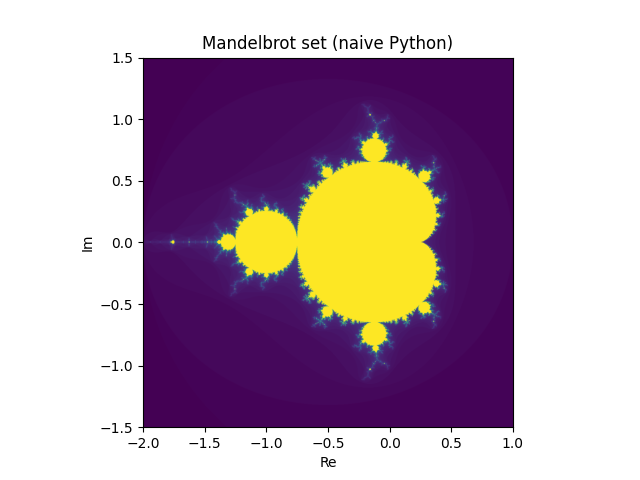

This chart was generated by the following Python code:
import numpy
import matplotlib.pyplot as plt
import time
import cProfile
import pstats
import io


def mandelbrot(width, height, max_iter,
               xmin, xmax, ymin, ymax):

    img = [[0] * width for _ in range(height)]

    for y in range(height):
        im = ymin + (y / (height - 1)) * (ymax - ymin)

        for x in range(width):
            re = xmin + (x / (width - 1)) * (xmax - xmin)
            c = complex(re, im)

            z = 0j
            n = 0

            while n < max_iter and (z.real * z.real + z.imag * z.imag) <= 4.0:
                z = z * z + c
                n += 1

            img[y][x] = n

    return img


width = 1024
height = 1024
max_iter = 100
xmin, xmax = -2.0, 1.0
ymin, ymax = -1.5, 1.5

pr = cProfile.Profile()
pr.enable()
data = mandelbrot(width, height, max_iter, xmin, xmax, ymin, ymax)
pr.disable()

plt.imshow(data, extent=(xmin, xmax, ymin, ymax), origin="lower")
plt.title("Mandelbrot set (naive Python)")
plt.xlabel("Re")
plt.ylabel("Im")
plt.savefig("mandelbrot.png")
plt.show()
